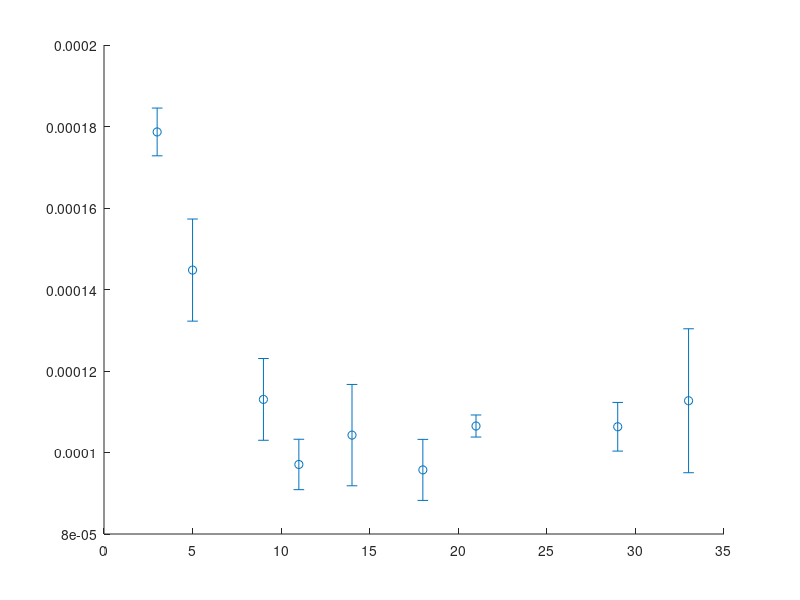

Reproduce this figure in MATLAB. (Note: this script raises an error after producing the figure.)
num_inputs = [33, 29, 21, 18, 14, 11, 9, 5, 3];

all_losses = [.000115, .0001291, .000094; ...
    .00011085, .00010855, .00009955; ...
    .0001077, .0001084, .0001034; ...
    .0000944, .0001038, .0000890; ...
    .0000900, .0001128, .0001100; ...
    .0001022, .0000988, .0000902; ...
    .0001211, .0001018, .0001162; ...
    .0001408, .0001588, .0001347; ...
    .0001765, .0001742, .0001853];

loss_avgs = mean(all_losses, 2);
loss_stdevs = std(all_losses, 0, 2);
    
figure
% scatter(num_inputs, loss_avgs, 'MarkerEdgeColor', '#56B4E9', 'LineWidth', 2)
hold on
errorbar(num_inputs, loss_avgs, loss_stdevs, 'o', 'LineWidth', 1.5) %'Color', '#56B4E9')
xlabel("Number of Channel Inputs")
ylabel("Prediction Loss")
set(gca, 'XDir', 'reverse')
ylim([0.00005, .0002])
grid on
title('Network Performance on Decreasing Input Channels')
